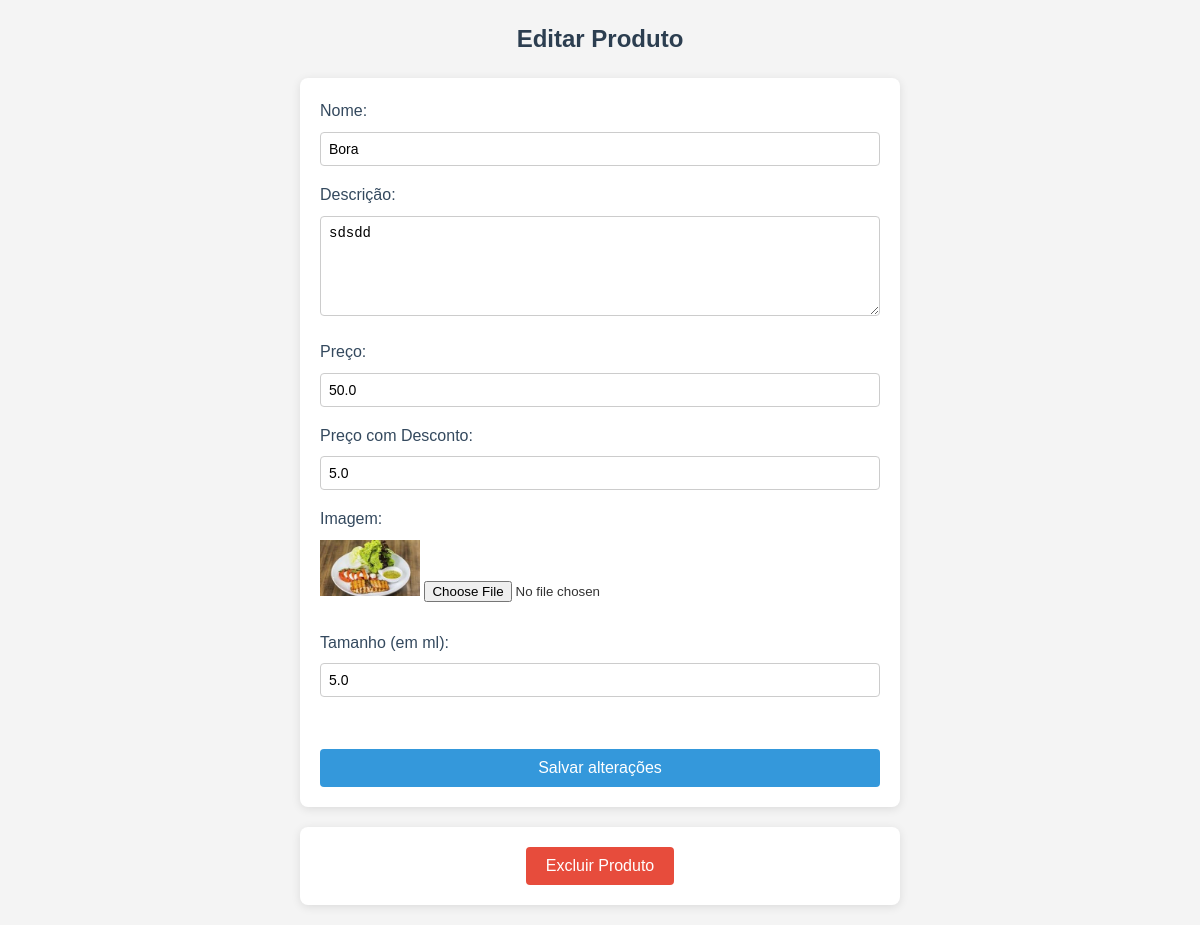
Page /crud/1 on the committed database.
### main.py (models this page shows)
class Produto(db.Model):
    id = db.Column(db.Integer, primary_key=True)
    nome = db.Column(db.String(100), nullable=False)
    descricao = db.Column(db.String(200), nullable=False)
    tamanho = db.Column(db.Float, nullable=False)
    preco = db.Column(db.Float, nullable=False)
    preco_desconto = db.Column(db.Float, nullable=True)
    image = db.Column(db.String(250), nullable=False)

### main.py (the view, shortened to what this page needs)
@app.route('/crud', methods=['GET', 'POST'])
@app.route('/crud/<int:id>', methods=['GET', 'POST'])
def crud(id=None):
    produto = Produto.query.get(id) if id else None
    return render_template('crud.html', produto=produto)

### templates/crud.html (shortened to what this page needs)
<!DOCTYPE html>
<html lang="pt-BR">
<head>
    <link rel="stylesheet" href="/static/crud.css">
</head>
<body>
    <h1>{{ 'Editar Produto' if produto else 'Criar Produto' }}</h1>
    <form method="POST" enctype="multipart/form-data">
        <label for="nome">Nome:</label>
        <input type="text" name="nome" value="{{ produto.nome if produto else '' }}" required><br>
        <label for="descricao">Descrição:</label>
        <textarea name="descricao" required>{{ produto.descricao if produto else '' }}</textarea><br>
        <label for="preco">Preço:</label>
        <input type="number" step="0.01" name="preco" value="{{ produto.preco if produto else '' }}" required><br>
        <label for="preco_desconto">Preço com Desconto:</label>
        <input type="number" step="0.01" name="preco_desconto" value="{{ produto.preco_desconto if produto else '' }}"><br>
        <label for="image">Imagem:</label>
        {% if produto.image %}
        <img src="/{{ produto.image }}" alt="{{ produto.nome }}" width="100">
        <input type="file" name="image"><br><br>
        {% else %}
        <input type="file" name="image" required><br><br>
        {% endif %}
        <label for="tamanho">Tamanho (em ml):</label>
        <input type="number" step="0.01" name="tamanho" value="{{ produto.tamanho if produto else '' }}" required><br><br>
        <button type="submit">{{ 'Salvar alterações' if produto else 'Criar Produto' }}</button>
    </form>
    {% if produto %}
    <form action="{{ url_for('delete', id=produto.id) }}" method="POST">
        <button type="submit" class="btn-delete">Excluir Produto</button>
    </form>
    {% endif %}
</body>
</html>

### static/crud.css (style rules this page uses)
* { margin: 0; padding: 0; box-sizing: border-box; }
body { font-family: Arial, sans-serif; background-color: #f4f4f4; color: #333; line-height: 1.6; padding: 20px; }
h1 { text-align: center; margin-bottom: 20px; font-size: 24px; color: #2c3e50; }
form { max-width: 600px; margin: 0 auto; background-color: #fff; padding: 20px; border-radius: 8px; box-shadow: 0 2px 10px rgba(0, 0, 0, 0.1); }
label { display: block; font-size: 16px; margin-bottom: 8px; color: #34495e; }
input[type="text"], input[type="number"], textarea { width: 100%; padding: 8px; margin-bottom: 16px; border: 1px solid #ccc; border-radius: 4px; font-size: 14px; }
textarea { height: 100px; resize: vertical; }
button { background-color: #3498db; color: #fff; padding: 10px 20px; border: none; border-radius: 4px; font-size: 16px; cursor: pointer; width: 100%; transition: background-color 0.3s ease; }
form > button { margin-top: 10px; }
form[action*="delete"] { margin-top: 20px; text-align: center; }
form[action*="delete"] button { background-color: #e74c3c; width: auto; margin: 0 auto; display: inline-block; }

### rows in the picture
Produto: nome "Bora", descricao "sdsdd", preco "50.0", preco_desconto "5.0", image (picture), tamanho "5.0"

### other values in the picture
{{ 'Editar Produto' if produto else 'Criar Produto' }} "Editar Produto"
{{ 'Salvar alterações' if produto else 'Criar Produto' }} "Salvar alterações"
